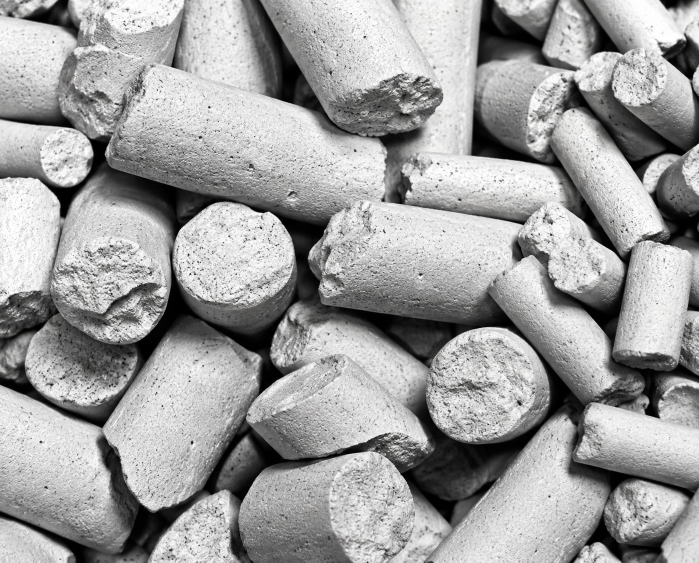
#> input picture figures/composite/fig_field/assets/extrudates_restored.png, 1398 x 1125 px (shown at 1/2 size)
$ python build_fig2a_pptx.py
#> lines starting #> are read from the running program, lines starting #| are printed output that depends on the picture; after the words box and inside, x2 and y2 are one past the last pixel; in counts of white or black regions, pixels touching at a corner belong together
### figures/composite/fig_field/glyphs.py
"""Flat content thumbnails for the workflow row of Fig. 2a: each shows what a stage produces, in the plot palette.

Drawn on a millimetre canvas; (x, y) is the lower-left corner of a w x h tile.
"""
import numpy as np
from matplotlib.patches import FancyArrowPatch, Polygon, Rectangle

LW = 0.4


def _check(ax, x, y, s, color, lw=0.9):
    ax.plot([x - 0.5 * s, x - 0.15 * s, x + 0.55 * s], [y, y - 0.4 * s, y + 0.45 * s], color=color, lw=lw,
            solid_capstyle="round", solid_joinstyle="round", zorder=6)


def papers(ax, x, y, w, h, ink, line, accent, accent2):
    """Two pages: a paper with a figure, and its Supporting Information behind it."""
    pw, ph = 0.62 * w, 0.78 * h
    for k, (dx, dy, tag) in enumerate(((0.34 * w, 0.17 * h, "SI"), (0.06 * w, 0.06 * h, None))):
        x0, y0 = x + dx, y + dy
        f = 0.16 * pw
        ax.add_patch(Polygon([(x0, y0), (x0 + pw, y0), (x0 + pw, y0 + ph - f), (x0 + pw - f, y0 + ph),
                              (x0, y0 + ph)], closed=True, fc="white", ec=ink, lw=LW, zorder=4 + 2 * k))
        if tag:
            ax.text(x0 + pw - 0.12 * pw, y0 + 0.1 * ph, tag, fontsize=4.2, fontweight="bold", ha="right",
                    va="bottom", color=ink, zorder=5)
        for i in range(3):
            yy = y0 + ph * (0.86 - 0.09 * i)
            ax.plot([x0 + 0.12 * pw, x0 + (0.7 if i < 2 else 0.5) * pw], [yy, yy], color=line, lw=0.5,
                    zorder=5 + 2 * k)
        if not tag:                                   # a small figure on the paper
            bx, by, bw, bh = x0 + 0.14 * pw, y0 + 0.12 * ph, 0.72 * pw, 0.42 * ph
            ax.add_patch(Rectangle((bx, by), bw, bh, fc="none", ec=line, lw=0.35, zorder=7))
            for j, (hh, c) in enumerate(((0.45, accent), (0.8, accent2), (0.6, accent), (0.3, accent2))):
                ax.add_patch(Rectangle((bx + bw * (0.1 + 0.21 * j), by), bw * 0.14, bh * hh, fc=c, ec="none",
                                       zorder=7))


def table(ax, x, y, w, h, ink, line, accent):
    """An extracted table with one value highlighted and its source tag."""
    tw, th = 0.9 * w, 0.56 * h
    x0, y0 = x + 0.05 * w, y + 0.36 * h
    ax.add_patch(Rectangle((x0, y0), tw, th, fc="white", ec=ink, lw=LW, zorder=4))
    ax.add_patch(Rectangle((x0, y0 + th * 0.78), tw, th * 0.22, fc=line, ec="none", zorder=4.1))
    for i in (1, 2):
        ax.plot([x0 + tw * i / 3] * 2, [y0, y0 + th], color=ink, lw=0.3, zorder=5)
    for j in (1, 2, 3):
        ax.plot([x0, x0 + tw], [y0 + th * 0.78 * j / 4 + th * (0.22 if False else 0)] * 2, color=ink, lw=0.25,
                zorder=5)
    cx0, cy0 = x0 + tw / 3, y0 + th * 0.78 * 1 / 4
    ax.add_patch(Rectangle((cx0, cy0), tw / 3, th * 0.78 / 4, fc=accent, ec=ink, lw=0.4, zorder=5.5))
    tx, ty = x + 0.5 * w, y + 0.12 * h
    ax.plot([cx0 + tw / 6, tx], [cy0, ty + 0.07 * h], color=ink, lw=0.35, zorder=5)
    ax.text(tx, ty, "Table 2, p. 5", fontsize=3.8, ha="center", va="center", color=ink, zorder=6,
            bbox=dict(boxstyle="round,pad=0.25,rounding_size=0.6", fc="white", ec=ink, lw=0.35))


def selfcheck(ax, x, y, w, h, ink, ok):
    """Frozen versus reproduced result for the three hand-built systems, each ticked."""
    rows = ["NH$_3$", "MeOH", "Au/TiO$_2$"]
    ax.text(x + 0.52 * w, y + 0.93 * h, "frozen = rerun", fontsize=3.9, ha="center", va="center", color=ink)
    for i, lab in enumerate(rows):
        yy = y + h * (0.70 - 0.24 * i)
        ax.text(x + 0.05 * w, yy, lab, fontsize=4.4, ha="left", va="center", color=ink)
        ax.plot([x + 0.55 * w, x + 0.72 * w], [yy, yy], color=ink, lw=0.3, ls=(0, (1, 1)))
        _check(ax, x + 0.85 * w, yy, 0.12 * w, ok)


# [24 lines left out: function chain, not called in this run]


def bump(ax, x, y, w, h, ink, pale, lead, win):
    """Laboratory rank against plant-cost rank: the laboratory leader drops, another catalyst rises to first."""
    xl, xr = x + 0.22 * w, x + 0.82 * w
    ys = [y + h * (0.80 - 0.2 * i) for i in range(4)]
    perm = {0: 2, 1: 1, 2: 0, 3: 3}
    ax.text(xl, y + h * 0.97, "lab", fontsize=4.2, ha="center", va="center", color=ink)
    ax.text(xr, y + h * 0.97, "plant", fontsize=4.2, ha="center", va="center", color=ink)
    for i in range(4):
        j = perm[i]
        col = lead if i == 0 else (win if j == 0 else pale)
        ax.plot([xl, xr], [ys[i], ys[j]], color=col, lw=0.9 if col != pale else 0.6, zorder=4 + (col != pale))
        for xx, yy in ((xl, ys[i]), (xr, ys[j])):
            ax.add_patch(Rectangle((xx - 0.05 * w, yy - 0.035 * h), 0.1 * w, 0.07 * h, fc=col if col != pale else
                                   "white", ec=ink, lw=0.3, zorder=6))
    for k, yy in enumerate(ys):
        ax.text(x + 0.06 * w, yy, str(k + 1), fontsize=4.0, ha="center", va="center", color=ink)


def bound(ax, x, y, w, h, ink, pale, keep):
    """Candidates against a cost lower bound: only those whose bound beats the best cost found get the full run."""
    rng = np.random.default_rng(7)
    xs = x + w * (0.12 + 0.76 * rng.random(18))
    ys = y + h * (0.12 + 0.76 * rng.random(18))
    yl = y + 0.38 * h
    ax.plot([x + 0.05 * w, x + 0.95 * w], [yl, yl], color=ink, lw=0.5, ls=(0, (2, 1)), zorder=5)
    for xx, yy in zip(xs, ys):
        c = keep if yy < yl else pale
        ax.add_patch(Rectangle((xx - 0.035 * w, yy - 0.035 * h), 0.07 * w, 0.07 * h, fc=c, ec=ink, lw=0.25,
                               zorder=6))

### figures/composite/fig_field/build_fig2a_pptx.py
"""Fig. 2a as an editable PowerPoint slide (183 x 74 mm), for final position adjustments by hand.

Text, boxes, arrows, zoom connectors, scale bars and cost bars are native shapes; the rendered structures, the
photograph of extrudates and the converter schematic are pictures. Sources (assets/):
  surface.png, nanoparticle.png   OVITO renders (build_atoms.py)
  extrudates_restored.png         molecular-sieve extrudates, Wikimedia Commons file
                                  "Extrudates-pellets-beads-molecular-sieve-hengye-inc.jpg" (CC BY-SA 4.0), crop
                                  upscaled by an image model without adding or moving objects
  converter.png                   multi-bed ammonia converter, Wikimedia Commons "Ammoniakreaktor MS-ru.svg" (CC0),
                                  labels removed and recoloured
  thumb_*.png                     flat thumbnails from glyphs.py (made here)

    CatalystForge/.venv/python build_fig2a_pptx.py   -> Fig2a.pptx
"""
import os
import sys

import matplotlib

matplotlib.use("Agg")
import matplotlib.pyplot as plt  # noqa: E402
import numpy as np  # noqa: E402
from PIL import Image, ImageDraw, ImageFilter  # noqa: E402
from pptx import Presentation  # noqa: E402
from pptx.dml.color import RGBColor  # noqa: E402
from pptx.enum.shapes import MSO_CONNECTOR, MSO_SHAPE  # noqa: E402
from pptx.enum.text import MSO_ANCHOR, PP_ALIGN  # noqa: E402
from pptx.oxml.ns import qn  # noqa: E402
from pptx.util import Mm, Pt  # noqa: E402

HERE = os.path.dirname(os.path.abspath(__file__))
sys.path.insert(0, HERE)
sys.path.insert(0, os.path.dirname(HERE))
import glyphs  # noqa: E402
from style import DARK_B, DARK_G, FE, INK, PALE_B, RED, RU, TINT_B, TINT_G  # noqa: E402

A = os.path.join(HERE, "assets")
W, H = 183.0, 74.0
GOLD = "#E3C16F"
LINE = "#8C929C"
BAND = "#F4F5F7"


def rgb(h):
    h = h.lstrip("#")
    return RGBColor(int(h[0:2], 16), int(h[2:4], 16), int(h[4:6], 16))


# ---------------------------------------------------------------------------------------------- picture assets
def thumbs():
    """Flat thumbnails (transparent PNG, 600 dpi) for the workflow boxes."""
    jobs = {"papers": lambda a, t: glyphs.papers(a, *t, INK, PALE_B, RU, FE),
            "table": lambda a, t: glyphs.table(a, *t, INK, PALE_B, GOLD),
            "selfcheck": lambda a, t: glyphs.selfcheck(a, *t, INK, DARK_G),
            "bound": lambda a, t: glyphs.bound(a, *t, INK, "white", FE),
            "bump": lambda a, t: glyphs.bump(a, *t, INK, PALE_B, RED, DARK_G)}
    plt.rcParams.update({"font.family": "Arial", "mathtext.fontset": "custom", "mathtext.rm": "Arial"})
    for name, fn in jobs.items():
        w, h = 11.0, 13.0
        fig = plt.figure(figsize=(w / 25.4, h / 25.4))
        ax = fig.add_axes([0, 0, 1, 1])
        ax.set_xlim(0, w)
        ax.set_ylim(0, h)
        ax.set_aspect("equal")
        ax.axis("off")
        fn(ax, (0.3, 0.3, w - 0.6, h - 0.6))
        fig.savefig(os.path.join(A, "thumb_%s.png" % name), dpi=600, transparent=True)
        plt.close(fig)
#> this loop made 5 passes
#> pass 1, in thumbs, `fig.savefig(os.path.join(A, "thumb_%s.png" % name), dpi=600, transpare..`:
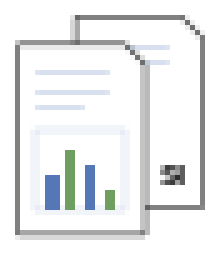
#> figure drawn by matplotlib, 1 panel
#> pass 2, in thumbs, `fig.savefig(os.path.join(A, "thumb_%s.png" % name), dpi=600, transpare..`:
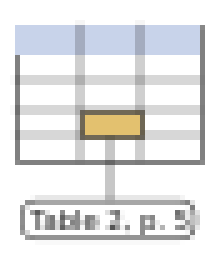
#> figure drawn by matplotlib, 1 panel


def round_photo():
    """The extrudate photograph cut to a disc with a feathered edge (a heap seen through a round window)."""
    im = Image.open(os.path.join(A, "extrudates_restored.png")).convert("RGB")
#> im is the input picture: PIL image 1398x1125 RGB; mean R, G, B 158.7, 158.4, 158.2
    s = min(im.size)
    im = im.crop(((im.width - s) // 2, (im.height - s) // 2, (im.width + s) // 2, (im.height + s) // 2))
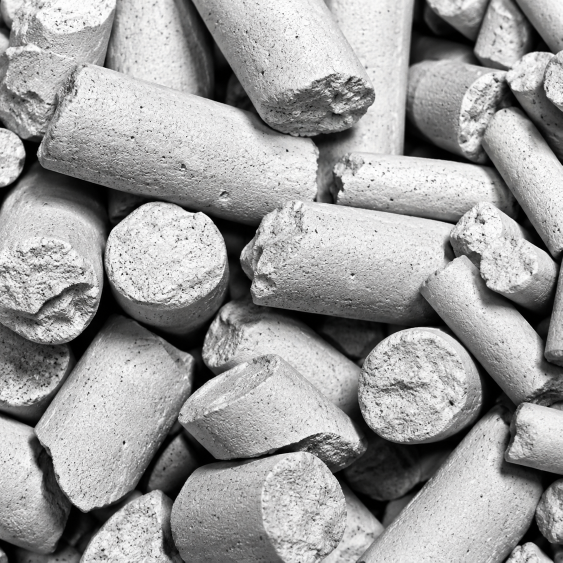
#> im: PIL image 1125x1125 RGB (shown at 1/2 size); mean R, G, B 157.3, 157, 156.8
    m = Image.new("L", (s, s), 0)
#> m: PIL image 1125x1125 L; every value is 0
    ImageDraw.Draw(m).ellipse((6, 6, s - 6, s - 6), fill=255)
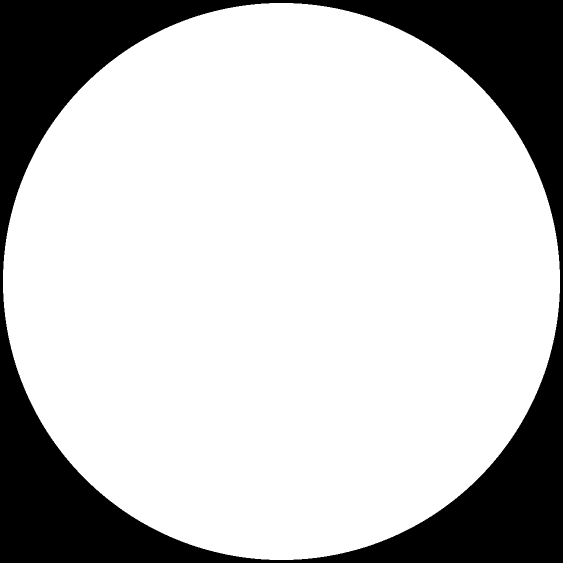
#> m: PIL image 1125x1125 L (shown at 1/2 size); 77% white; 1 black region, box (x1, y1, x2, y2) and area: (0, 0, 1125, 1125) 291105
    m = m.filter(ImageFilter.GaussianBlur(3))
    out = im.convert("RGBA")
    out.putalpha(m)
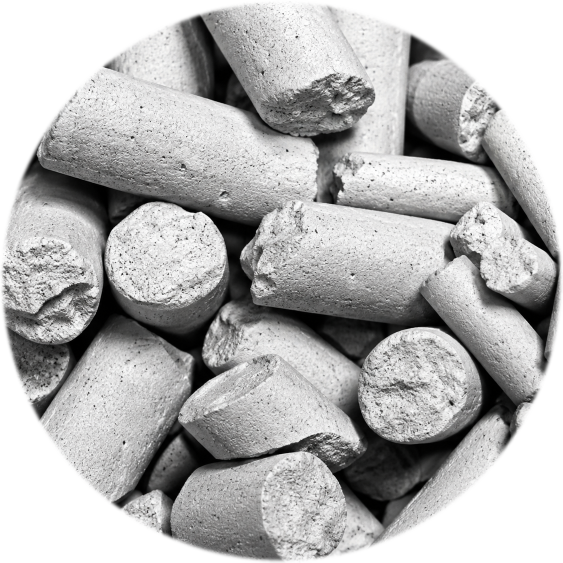
#> out: PIL image 1125x1125 RGBA (shown at 1/2 size); mean R, G, B, A 157.3, 157, 156.8, 196.3; transparent parts drawn white
    out.save(os.path.join(A, "extrudates_disc.png"))


# [8 lines left out: function trimmed, not called in this run]


# ---------------------------------------------------------------------------------------------- slide helpers
class Slide:
    def __init__(self):
        self.prs = Presentation()
        self.prs.slide_width, self.prs.slide_height = Mm(W), Mm(H)
        self.s = self.prs.slides.add_slide(self.prs.slide_layouts[6])
        self.sh = self.s.shapes

    # [48 lines left out: functions box, text, _runs, not called in this run]

    def pic(self, path, x, y, w=None, h=None):
        return self.sh.add_picture(path, Mm(x), Mm(y), Mm(w) if w else None, Mm(h) if h else None)

    # [27 lines left out: functions arrow, poly, send_back, not called in this run]


# ---------------------------------------------------------------------------------------------- layout
def build():
    thumbs()
    round_photo()
    S = Slide()
    # top row: literature -> ACSA (three steps) -> leaderboards
    ty, th = 2.5, 18.0
    S.box(2.5, ty, 31, th, "FFFFFF")
    S.pic(os.path.join(A, "thumb_papers.png"), 3.6, ty + 2.2, h=13.6)
    S.text(15.0, ty + 1.2, 18, 4.5, "Literature", 7, True)
    S.text(15.0, ty + 6.0, 18, 10.5, "papers and SI:\n90 methanol\n52 ammonia", 5.6, anchor=MSO_ANCHOR.TOP)
    acsa = S.box(38.5, ty - 1.0, 104.5, th + 2.0, TINT_B, LINE, 0.6, 0.06)
    S.text(40.0, ty - 0.6, 12, 4.2, "ACSA", 7, True, DARK_B)
    steps = [("Extract", "every value with\nunit and page", "language model", RU, "table"),
             ("Self-check", "hand-built results\nreproduced first", "code", DARK_G, "selfcheck"),
             ("Bound", "full optimization\nonly where needed", "code", DARK_G, "bound")]
    for k, (tt, sub, who, wc, g) in enumerate(steps):
        x0 = 44.5 + k * 33.0
        S.box(x0, ty + 3.4, 31.0, th - 4.6, "FFFFFF", None)
        S.pic(os.path.join(A, "thumb_%s.png" % g), x0 + 0.8, ty + 3.8, h=12.6)
        S.text(x0 + 12.4, ty + 4.0, 18, 4.2, tt, 6.8, True)
        S.text(x0 + 12.4, ty + 8.6, 18.4, 7.5, sub, 5.5, anchor=MSO_ANCHOR.TOP)
        S.text(x0 + 31.0 - (15.5 if k == 0 else 8.0), ty + 0.1, 15.5 if k == 0 else 8.0, 2.8, who, 4.8, color="#FFFFFF", align=PP_ALIGN.CENTER, fill=wc)
        if k < 2:
            S.arrow(x0 + 31.2, ty + 10.0, x0 + 32.8, ty + 10.0)
    S.box(148.5, ty, 32, th, "FFFFFF")
    S.pic(os.path.join(A, "thumb_bump.png"), 149.6, ty + 2.2, h=13.6)
    S.text(161.0, ty + 1.2, 19.5, 4.5, "Leaderboards", 7, True)
    S.text(161.0, ty + 6.0, 19.5, 10.5, "laboratory leader\nvs plant-cost\nleader (b, c)", 5.6, anchor=MSO_ANCHOR.TOP)
    S.arrow(33.6, ty + th / 2, 38.4, ty + th / 2)
    # bottom band: the unchanged multiscale chain
    by, bh = 26.5, 46.0
    band = S.box(2.5, by, 178, bh, BAND, LINE, 0.6, 0.04)
    S.arrow(52.0, ty + th + 1.1, 52.0, by - 0.2)
    S.text(53.0, ty + th + 0.6, 22, 4.2, "every candidate", 5.6, italic=True, color=DARK_B)
    S.arrow(164.5, by - 0.2, 164.5, ty + th + 0.1)
    S.text(143.0, ty + th + 0.6, 21, 4.2, "plant cost", 5.6, italic=True, color=DARK_B, align=PP_ALIGN.RIGHT)
    cy = by + 20.0                                          # picture centre line
    pics = {}
    for key, cx, hh in (("surface.png", 18.0, 15.0), ("nanoparticle.png", 47.0, 15.0)):
        p, asp = trimmed(key)
        w_ = hh * asp
        pics[key] = (cx - w_ / 2, cy - hh / 2, w_, hh)
        S.pic(p, *pics[key][:2], w=w_, h=hh)
    d = 19.0
    pics["disc"] = (75.0 - d / 2, cy - d / 2, d, d)
    S.pic(os.path.join(A, "extrudates_disc.png"), *pics["disc"][:2], w=d, h=d)
    p, asp = trimmed("converter.png")
    hh = 28.5
    pics["conv"] = (104.0 - hh * asp / 2, by + 5.6, hh * asp, hh)
    S.pic(p, *pics["conv"][:2], w=hh * asp, h=hh)
    # zoom connectors: each object is a magnified detail of the next, larger one
    for a_, b_, fx, fy in (("surface.png", "nanoparticle.png", 0.45, 0.22), ("nanoparticle.png", "disc", 0.30, 0.45),
                           ("disc", "conv", 0.62, 0.62)):
        x1, y1, w1, h1 = pics[a_]
        x2, y2, w2, h2 = pics[b_]
        sx, sy = x2 + fx * w2, y2 + fy * h2
        r = 1.0
        sq = S.box(sx - r, sy - r, 2 * r, 2 * r, None, "#2B2E33", 0.6, shape=MSO_SHAPE.RECTANGLE)
        f = S.poly([(x1 + w1 - 1.0, y1 + 1.5), (sx - r, sy - r), (sx - r, sy + r), (x1 + w1 - 1.0, y1 + h1 - 1.5)],
                   "#7789B7", 0.10)
        S.send_back(f)
    S.send_back(band)
    S.send_back(acsa)
    # converter -> cost
    S.arrow(116.0, cy, 140.0, cy)
    S.text(116.5, cy - 7.5, 23, 7.0, "flows, duties and\ncatalyst inventory", 5.6, align=PP_ALIGN.CENTER,
           anchor=MSO_ANCHOR.BOTTOM)
    S.text(116.5, cy + 0.8, 23, 7.0, "T, P, separator\nand purge optimized", 5.6, align=PP_ALIGN.CENTER,
           anchor=MSO_ANCHOR.TOP)
    # catalyst-dependent cost, two candidates
    bx, base = 148.0, cy + 8.0
    S.arrow(bx - 2.0, base, bx + 25.0, base, "#2B2E33", 0.6, head=False)
    S.arrow(bx - 2.0, base, bx - 2.0, base - 17.0, "#2B2E33", 0.6, head=False)
    for j, stack in enumerate((((5.0, RU), (3.0, FE), (2.0, GOLD)), ((8.5, RU), (4.5, FE), (2.8, GOLD)))):
        yy = base
        for hh_, c in stack:
            S.box(bx + 3.0 + j * 11.0, yy - hh_, 6.0, hh_, c, "#2B2E33", 0.35, shape=MSO_SHAPE.RECTANGLE)
            yy -= hh_
        S.text(bx + 1.0 + j * 11.0, base + 0.3, 10.0, 3.2, "catalyst %d" % (j + 1), 5.0, align=PP_ALIGN.CENTER)
    # labels and scale bars
    for lab, x, lw_ in (("active site", 18.0, 20), ("supported particle", 47.0, 24), ("catalyst pellets", 75.0, 22),
                        ("multibed converter", 104.0, 22), ("synthesis loop", 128.5, 19), ("cost per tonne", 160.0, 20)):
        S.text(x - lw_ / 2, by + 1.2, lw_, 3.6, lab, 6.0, align=PP_ALIGN.CENTER, fill="FFFFFF", line="#C9CDD3")
    for txt, x in (("~1 nm", 18.0), ("~10 nm", 47.0), ("~5 mm", 75.0), ("~10 m", 104.0)):
        S.arrow(x - 3.0, by + 35.6, x + 3.0, by + 35.0, "#3A3D42", 1.6, head=False)
        S.text(x - 8.0, by + 36.0, 16.0, 3.2, txt, 6.0, True, align=PP_ALIGN.CENTER)
    S.text(148.0, by + 36.0, 26.0, 3.2, "USD or EUR t^{-1}", 6.0, True, align=PP_ALIGN.CENTER)
    for x1, x2, txt, col in ((4.0, 90.0, "kinetics: descriptor turnover or measured rate law", "#D5DAE8"),
                             (92.0, 141.0, "process optimization", "#DCE6D5"),
                             (143.0, 179.0, "catalyst-dependent cost", "#EFE3C2")):
        S.text(x1, by + 40.6, x2 - x1, 4.0, txt, 5.8, align=PP_ALIGN.CENTER, fill=col, line=None)
    out = os.path.join(HERE, "Fig2a.pptx")
    S.prs.save(out)
    print("wrote", out)


if __name__ == "__main__":
    build()
#> (the call stopped at in __init__, `self.prs = Presentation()`: pptx is not available in this run)

$ run again, with figures/composite/fig_field/assets/_trim_nanoparticle.png copied over figures/composite/fig_field/assets/extrudates_restored.png
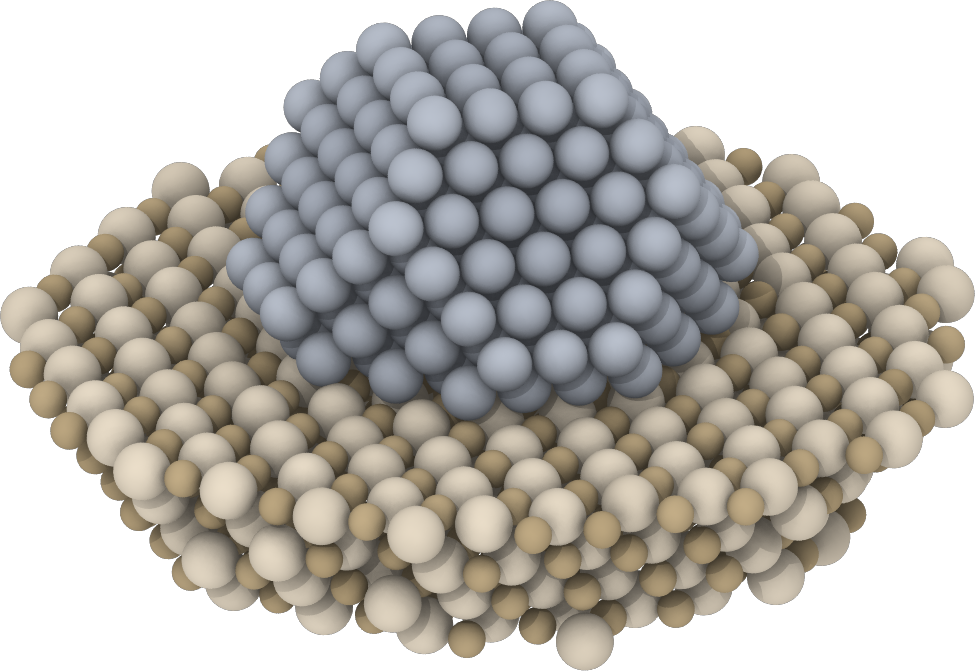
#> input picture figures/composite/fig_field/assets/_trim_nanoparticle.png, 975 x 671 px
#> in round_photo, `ImageDraw.Draw(m).ellipse((6, 6, s - 6, s - 6), fill=255)`:
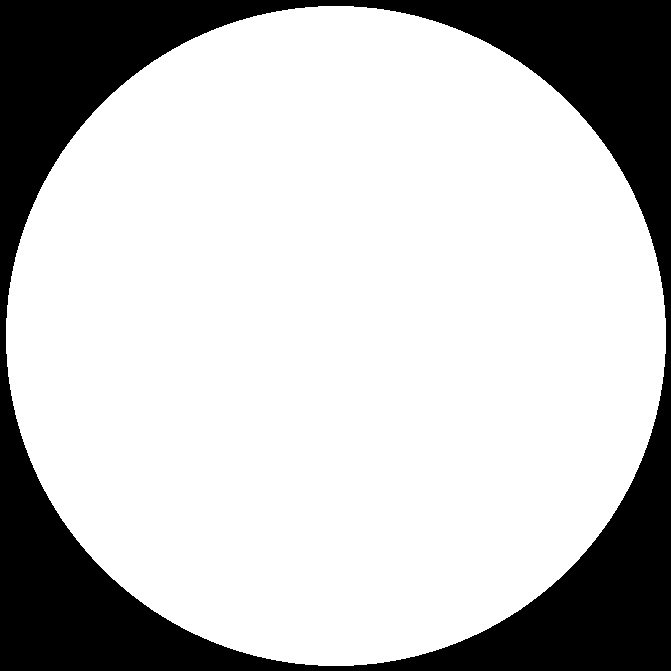
#> m: PIL image 671x671 L; 76% white; 1 black region, box (x1, y1, x2, y2) and area: (0, 0, 671, 671) 108205
#> in round_photo, `out.putalpha(m)`:
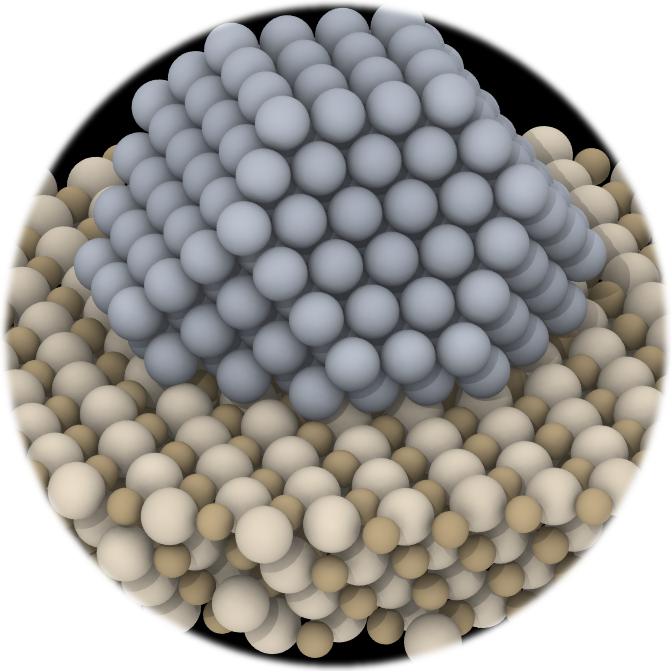
#> out: PIL image 671x671 RGBA; mean R, G, B, A 115.3, 112.3, 107.1, 193.7; transparent parts drawn white
